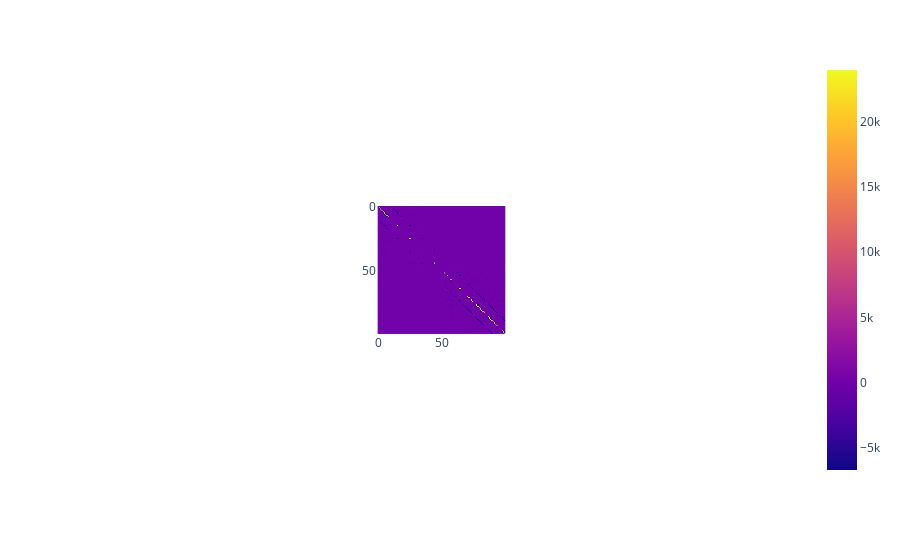

Notebook cell for this chart:
### Code cell
px.imshow(M.constraint_penalty_matrix)

### Figure 1 — Plotly figure (JSON) as saved in the notebook; plotly's stock layout.template omitted (floating-point values rounded to 4 significant figures; data arrays with more than 128 entries replaced by an {"elided": "..."} marker saying what was removed)
{"data": [{"coloraxis": "coloraxis", "hovertemplate": "x: %{x}<br>y: %{y}<br>color: %{z}<extra></extra>", "type": "heatmap", "z": {"elided": "100x100 float values"}}], "layout": {"autosize": true, "coloraxis": {"colorscale": [[0, "#0d0887"], [0.1111, "#46039f"], [0.2222, "#7201a8"], [0.3333, "#9c179e"], [0.4444, "#bd3786"], [0.5556, "#d8576b"], [0.6667, "#ed7953"], [0.7778, "#fb9f3a"], [0.8889, "#fdca26"], [1, "#f0f921"]]}, "margin": {"t": 60}, "xaxis": {"autorange": true, "constrain": "domain", "domain": [0.4114, 0.5886], "range": [-0.5, 99.5], "scaleanchor": "y"}, "yaxis": {"autorange": true, "constrain": "domain", "domain": [0.287, 0.713], "range": [99.5, -0.5]}}}
